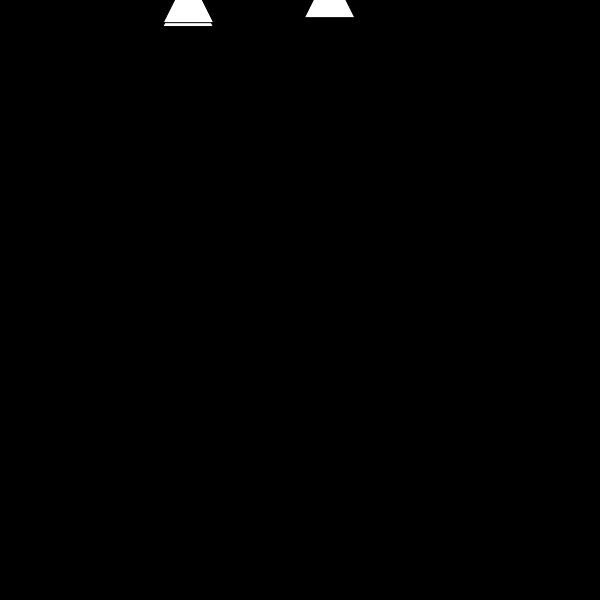
Frame 1 (no input)
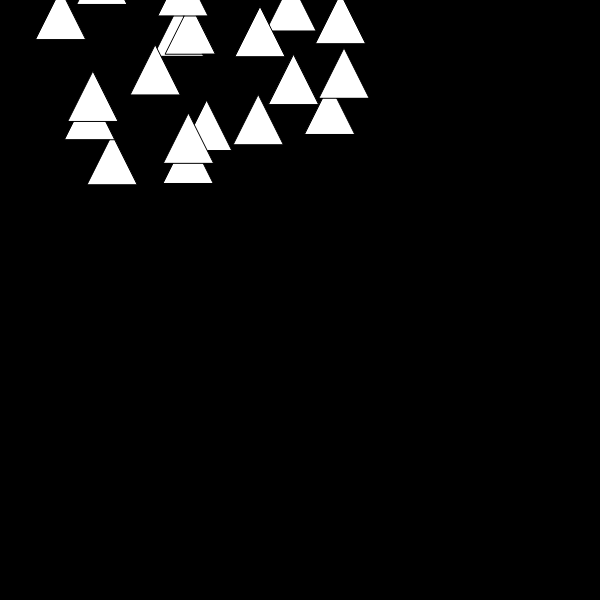
Frame 60 (no input)
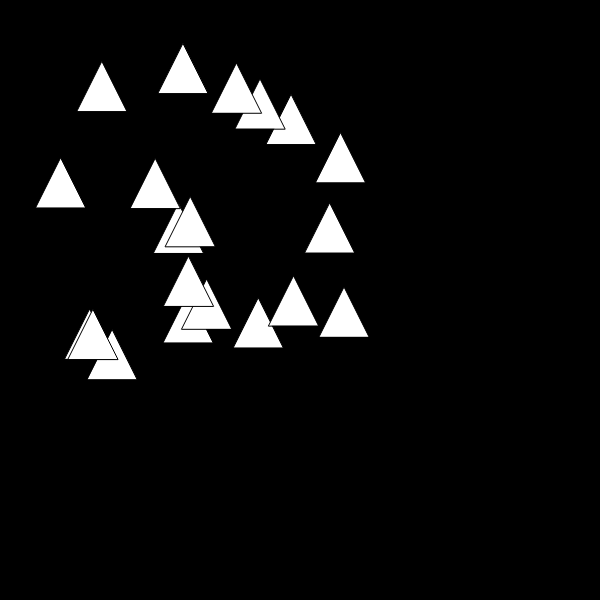
Frame 120 (the mouse pressed at the canvas centre since frame 60)

The p5.js sketch that drew these frames (run headless with seeded random() and noise() and a simulated clock; from frame 60 on, the mouse is pressed at the canvas centre):

// p5.js sketch
// ── sketch.js
// Avery Wilkins 
// falling triangles with different speeds and random horizontal positions
// wip end goal is to have key presses change the shape of the falling shapes 


let yPositions = [];
let xPositions = [];
let speeds = [];
let numTriangles = 20;

function setup() {
  createCanvas(600, 600);

  // initialize triangles
  for (let i = 0; i < numTriangles; i++) {
    yPositions.push(random(-200, 0)); // start above screen
    xPositions.push(random(50, 350)); // random x position
    speeds.push(random(1, 4)); // different fall speeds
  }
}

function draw() {
  background(0);

  for (let i = 0; i < numTriangles; i++) {
    // draw triangle
    triangle(
      xPositions[i] - 25, yPositions[i] + 50,
      xPositions[i], yPositions[i],
      xPositions[i] + 25, yPositions[i] + 50
    );

    // move down
    yPositions[i] += speeds[i];

    // reset when off screen
    if (yPositions[i] > height) {
      yPositions[i] = random(-200, 0);
      xPositions[i] = random(50, 350); // new horizontal position
    }
  }
}
